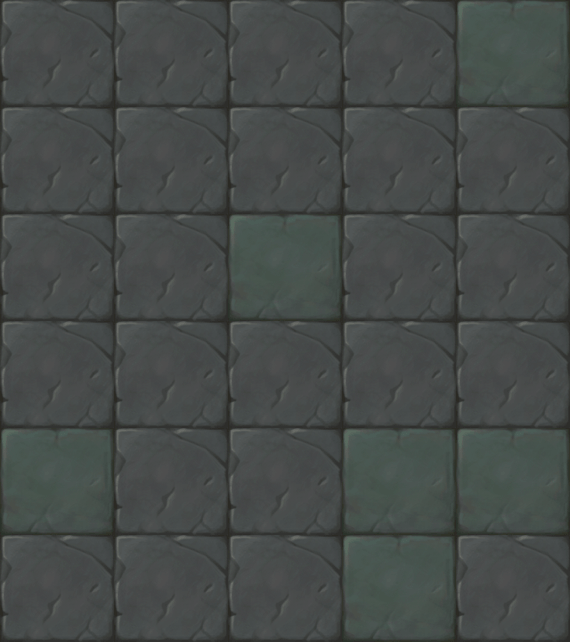

Rendered tile map (Tiled .tmx) drawn with the repository's tilesets; below, a short description and the map source with its tile grids summarised:
An orthogonal 5x6 tile map with 114x107 px tiles, 1 tile layer (块层 1).

<map version="1.0" orientation="orthogonal" width="5" height="6" tilewidth="114" tileheight="107">
 <tileset firstgid="1" name="map052" tilewidth="114" tileheight="107">
  <image source="map052.png" width="228" height="107" />
 </tileset>
 <layer name="块层 1" width="5" height="6">
  <data>[30 cells, 30 non-empty, 2 distinct tile ids]</data>
 </layer>
</map>
